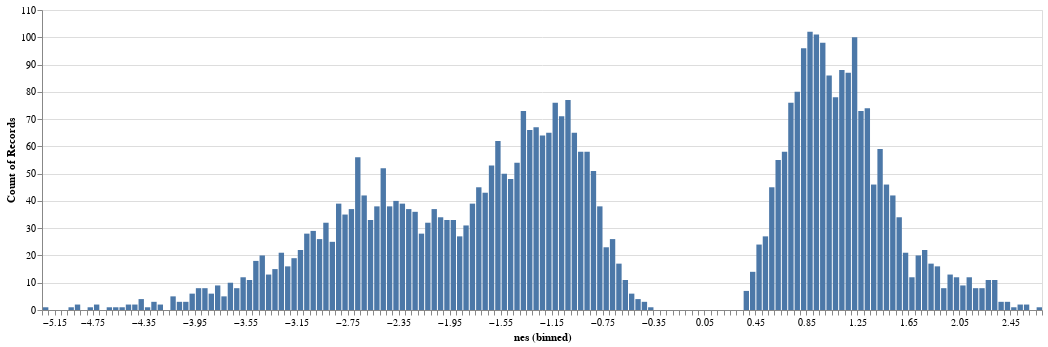

This figure's notebook cell:
### Code cell
nes_dist("cp", alpha=1)

### Figure 1 — Vega-Lite specification as saved in the notebook (floating-point values rounded to 4 significant figures; data arrays with more than 128 entries replaced by an {"elided": "..."} marker saying what was removed)
{"config": {"view": {"continuousWidth": 300, "continuousHeight": 300}}, "data": {"name": "data-321c3cba2a3fc06fb1eea1f216caff89"}, "mark": {"type": "bar"}, "encoding": {"x": {"bin": {"step": 0.05}, "field": "nes", "type": "quantitative"}, "y": {"aggregate": "count", "type": "quantitative"}}, "height": 300, "width": 1000, "$schema": "https://vega.github.io/schema/vega-lite/v5.15.1.json", "datasets": {"data-321c3cba2a3fc06fb1eea1f216caff89": {"elided": "4301 records"}}}
